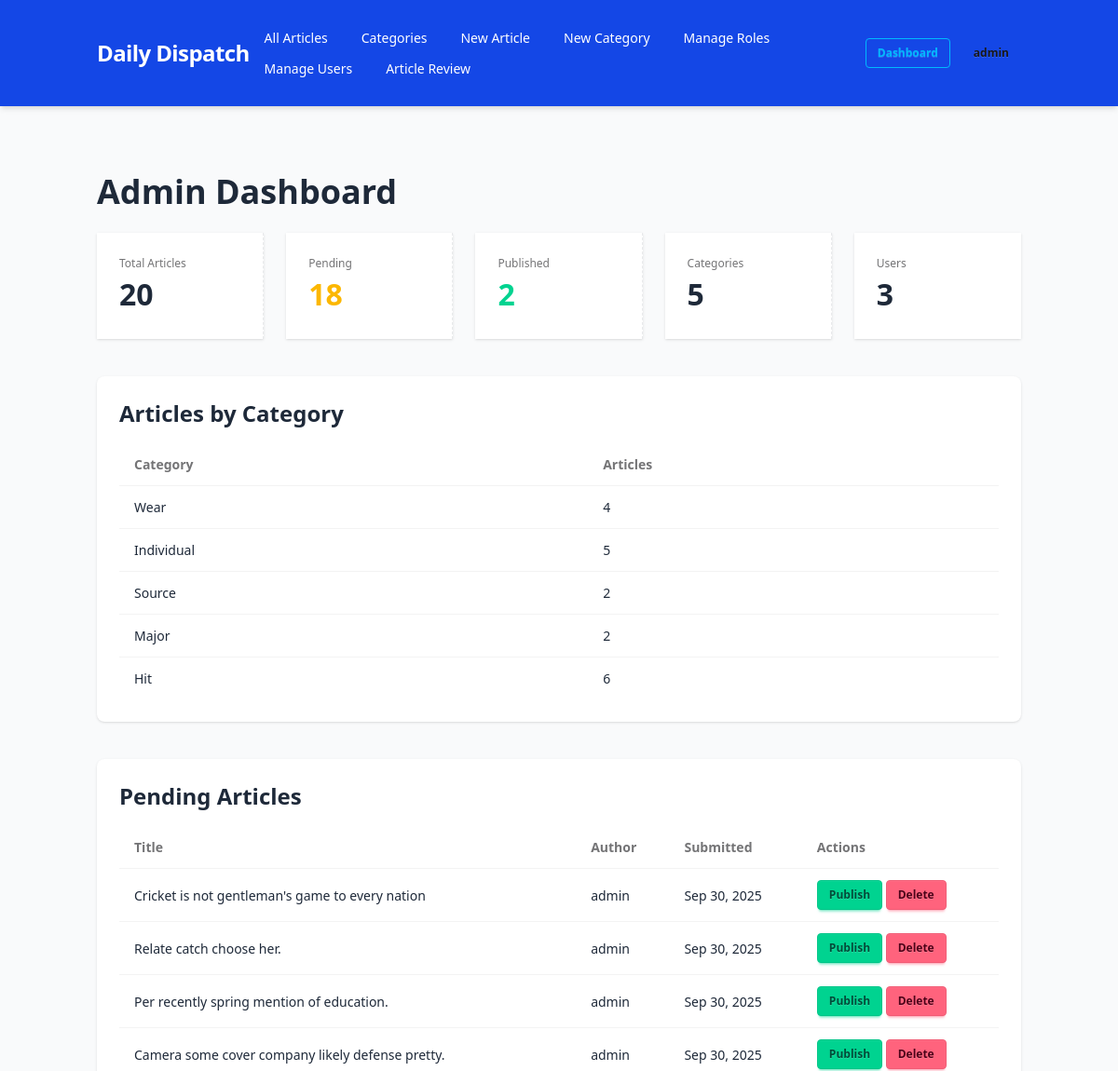
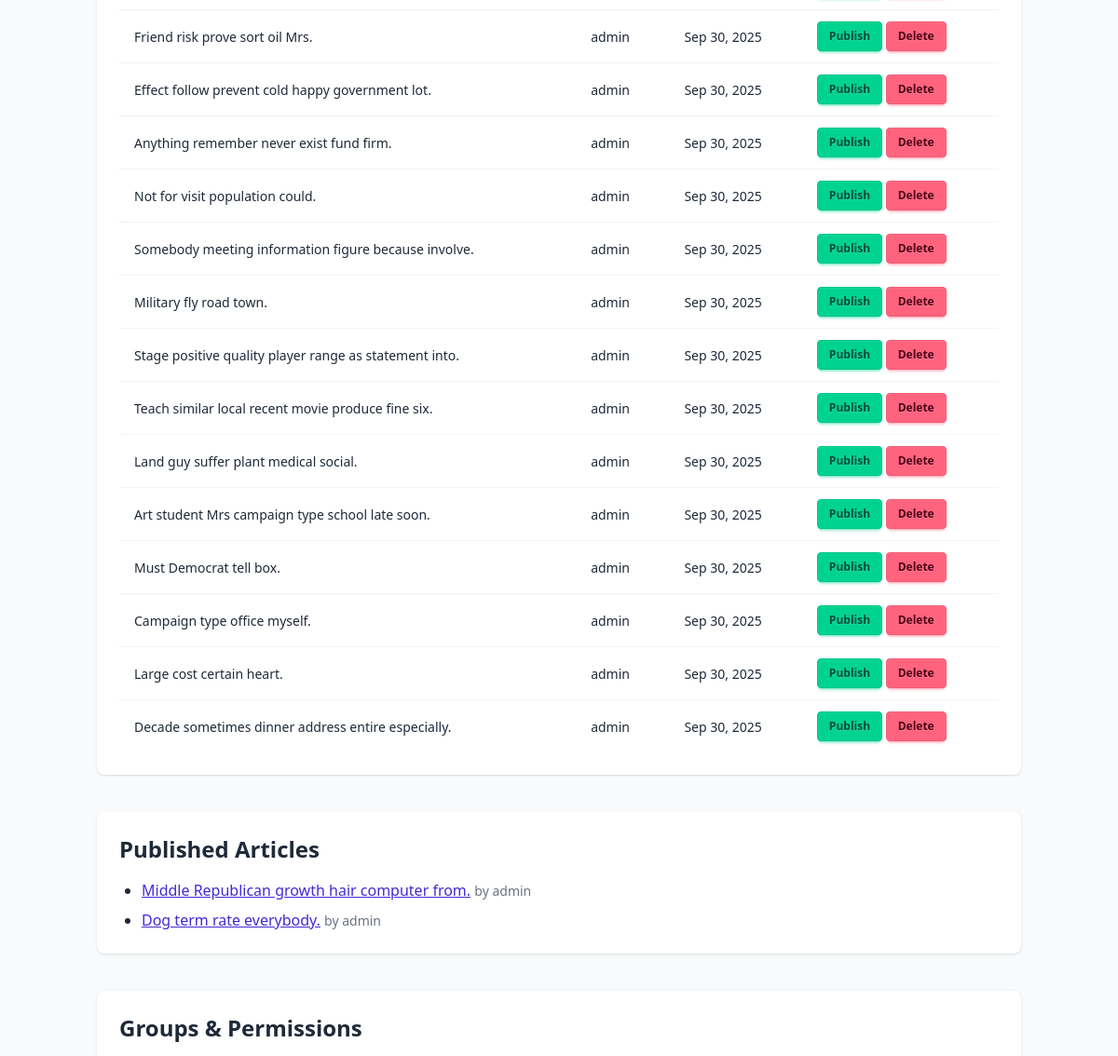
Before: /users/admin/ (signed in, upper part) with the older database file (2 pictures, top to bottom).
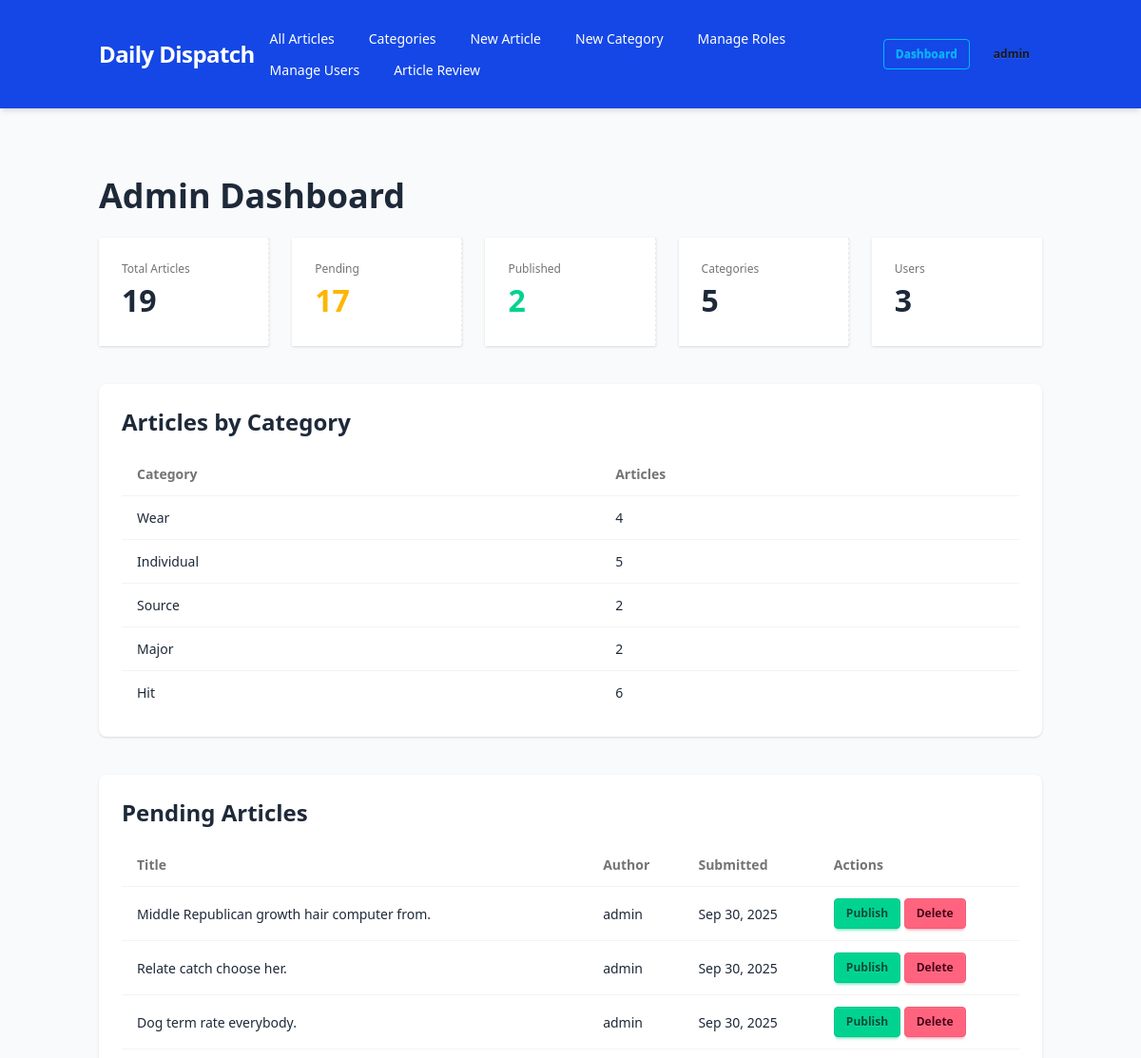
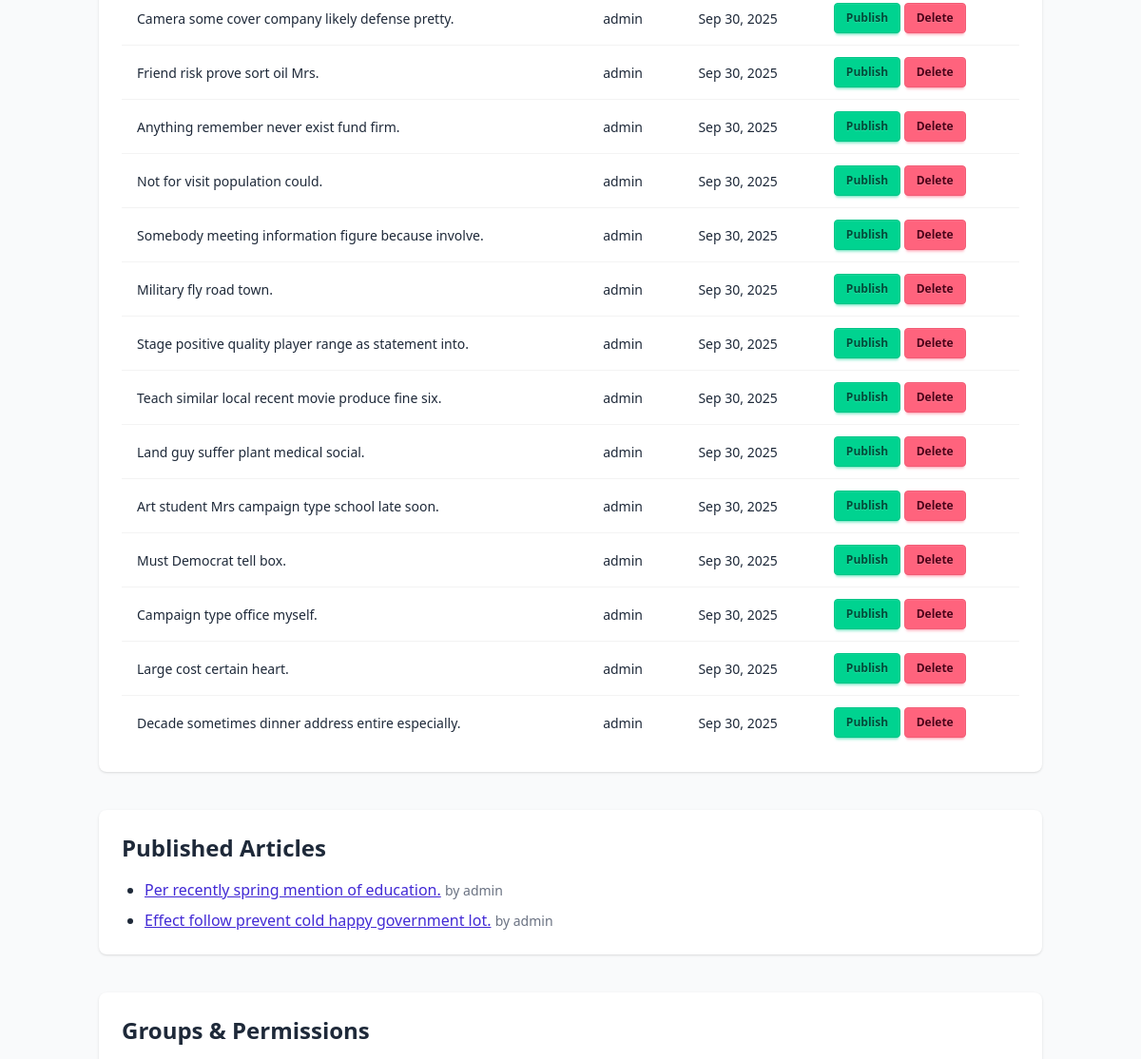
After: the same page with the newer database file (2 pictures, top to bottom).
### news/models.py (models this page shows, shortened)
class Category(models.Model):
    name = models.CharField(max_length=100, unique=True)
    description = models.TextField(blank=True, null=True)

class Article(models.Model):
    STATUS_CHOICES = (
        ("pending", "Pending"),
        ("published", "Published"),
    )
    title = models.CharField(max_length=200)
    slug = models.SlugField(unique=True, blank=True)
    content = models.TextField()
    image = models.ImageField(upload_to="articles/", blank=True, null=True)
    author = models.ForeignKey(User, on_delete=models.CASCADE)
    category = models.ForeignKey(Category, on_delete=models.SET_NULL, null=True, blank=True,  related_name="articles")
    created_at = models.DateTimeField(auto_now_add=True)
    updated_at = models.DateTimeField(auto_now=True)
    status = models.CharField(max_length=20, choices=STATUS_CHOICES, default="pending")

### users/views.py (the view)
# urls.py: path("admin/", admin_dashboard, name="admin_dashboard"),
@login_required
@user_passes_test(is_admin, login_url='users:no_permission')
def admin_dashboard(request):
    total_articles = Article.objects.count()
    pending_articles = Article.objects.filter(status="pending")
    published_articles = Article.objects.filter(status="published")
    categories_count = Category.objects.count()
    users_count = User.objects.count()
    category_articles = {c.name: c.articles.count() for c in Category.objects.all()}
    groups = Group.objects.prefetch_related("permissions").all()
    users = User.objects.all()
    context = {
        "total_articles": total_articles,
        "pending_articles_count": pending_articles.count(),
        "published_articles_count": published_articles.count(),
        "categories_count": categories_count,
        "users_count": users_count,
        "pending_articles": pending_articles,
        "published_articles": published_articles,
        "category_articles": category_articles,
        "groups": groups,
        "users": users,
        "permissions": Permission.objects.all(),
    }
    return render(request, "users/admin_dashboard.html", context)

### users/context_processors.py (called while the page is built)
def user_roles(request):
    if request.user.is_authenticated:
        return {
            "is_admin_user": is_admin(request.user),
            "is_editor_user": is_editor(request.user),
            "is_reporter_user": is_reporter(request.user),
        }
    return {
        "is_admin_user": False,
        "is_editor_user": False,
        "is_reporter_user": False,
    }

### users/utils.py (called while the page is built)
def is_admin(user):
    return user.is_authenticated and user.groups.filter(name="Admin").exists()

def is_editor(user):
    return user.is_authenticated and user.groups.filter(name="Editor").exists()

def is_reporter(user):
    return user.is_authenticated and user.groups.filter(name="Reporter").exists()

### templates/users/admin_dashboard.html (shortened to what this page needs)
{% extends "base.html" %}
{% block content %}
<div class="max-w-7xl mx-auto mt-10 space-y-10">
  <h1 class="text-4xl font-bold mb-6">Admin Dashboard</h1>
  <div class="grid grid-cols-1 md:grid-cols-5 gap-6">
    <div class="stat bg-base-100 shadow p-6"><div class="stat-title">Total Articles</div><div class="stat-value">{{ total_articles }}</div></div>
    <div class="stat bg-base-100 shadow p-6"><div class="stat-title">Pending</div><div class="stat-value text-warning">{{ pending_articles_count }}</div></div>
    <div class="stat bg-base-100 shadow p-6"><div class="stat-title">Published</div><div class="stat-value text-success">{{ published_articles_count }}</div></div>
    <div class="stat bg-base-100 shadow p-6"><div class="stat-title">Categories</div><div class="stat-value">{{ categories_count }}</div></div>
    <div class="stat bg-base-100 shadow p-6"><div class="stat-title">Users</div><div class="stat-value">{{ users_count }}</div></div>
  </div>
  <div class="card shadow bg-base-100 p-6">
    <h2 class="text-2xl font-semibold mb-4">Articles by Category</h2>
    <table class="table w-full">
      <thead><tr><th>Category</th><th>Articles</th></tr></thead>
      <tbody>
        {% for category, count in category_articles.items %}
          <tr><td>{{ category }}</td><td>{{ count }}</td></tr>
        {% endfor %}
      </tbody>
    </table>
  </div>
  <div class="card shadow bg-base-100 p-6">
    <h2 class="text-2xl font-semibold mb-4">Pending Articles</h2>
    {% if pending_articles %}
      <table class="table w-full">
        <thead><tr><th>Title</th><th>Author</th><th>Submitted</th><th>Actions</th></tr></thead>
        <tbody>
          {% for article in pending_articles %}
          <tr>
            <td>{{ article.title }}</td>
            <td>{{ article.author.username }}</td>
            <td>{{ article.created_at|date:"M d, Y" }}</td>
            <td>
              <a href="{% url 'news:approve_article' article.pk %}" class="btn btn-success btn-sm">Publish</a>
              <form action="{% url 'news:reject_article' article.pk %}" method="post" class="inline">
                {% csrf_token %}<button type="submit" class="btn btn-error btn-sm">Delete</button>
              </form>
            </td>
          </tr>
          {% endfor %}
        </tbody>
      </table>
    {% else %}
      <p class="text-gray-500">No pending articles.</p>
    {% endif %}
  </div>
  <div class="card shadow bg-base-100 p-6">
    <h2 class="text-2xl font-semibold mb-4">Published Articles</h2>
    {% if published_articles %}
      <ul class="list-disc pl-6 space-y-2">
        {% for article in published_articles %}
        <li><a href="{% url 'news:article_detail' article.slug %}" class="link link-primary">{{ article.title }}</a>
          <span class="text-gray-500 text-sm">by {{ article.author.username }}</span></li>
        {% endfor %}
      </ul>
    {% else %}
      <p class="text-gray-500">No published articles.</p>
    {% endif %}
  </div>
  <div class="card shadow bg-base-100 p-6">
    <h2 class="text-2xl font-semibold mb-4">Groups & Permissions</h2>
  </div>
</div>
{% endblock %}

### templates/base.html (shortened to what this page needs)
{% load static %}
<!DOCTYPE html>
<html lang="en">
<head>
  <link href="https://cdn.jsdelivr.net/npm/daisyui@5" rel="stylesheet" type="text/css" />
  <script src="https://cdn.jsdelivr.net/npm/@tailwindcss/browser@4"></script>
</head>
<body class="bg-gray-50 text-gray-800 font-sans">
  <nav class="bg-blue-700 text-white shadow-md sticky top-0 z-50">
    <div class="container mx-auto flex items-center justify-between p-4">
      <div class="flex-shrink-0">
        <a href="{% url 'news:article_list' %}" class="font-extrabold text-2xl tracking-tight">
          Daily Dispatch
        </a>
      </div>
      {% if user.is_authenticated %}
      <div class="flex-1 flex justify-center">
        <ul class="menu menu-horizontal px-1 hidden lg:flex space-x-3">
          <li><a href="{% url 'news:article_list' %}">All Articles</a></li>
          <li><a href="{% url 'news:category_list' %}">Categories</a></li>
          {% for group in user.groups.all %}
            {% if group.name == "Admin" or user.is_superuser %}
              <li><a href="{% url 'news:create_article' %}">New Article</a></li>
              <li><a href="{% url 'news:create_category' %}">New Category</a></li>
              <li><a href="{% url 'users:group_list' %}">Manage Roles</a></li>
              <li><a href="{% url 'users:user_list' %}">Manage Users</a></li>
              <li><a href="{% url 'news:review_articles' %}">Article Review</a></li>
            {% elif group.name == "Editor" %}
              <li><a href="{% url 'news:create_article' %}">New Article</a></li>
              <li><a href="{% url 'news:create_category' %}">New Category</a></li>
              <li><a href="{% url 'news:review_articles' %}">Article Review</a></li>
            {% elif group.name == "Reporter" %}
              <li><a href="{% url 'news:create_article' %}">New Article</a></li>
            {% endif %}
          {% endfor %}
        </ul>
      </div>
      {% endif %}
      <div class="flex items-center space-x-3">
        {% if user.is_authenticated %}
          {% for group in user.groups.all %}
            {% if group.name == "Admin" %}
              <a href="{% url 'users:admin_dashboard' %}" class="btn btn-sm btn-outline btn-info">Dashboard</a>
            {% elif group.name == "Editor" %}
              <a href="{% url 'users:editor_dashboard' %}" class="btn btn-sm btn-outline btn-info">Dashboard</a>
            {% elif group.name == "Reporter" %}
              <a href="{% url 'users:reporter_dashboard' %}" class="btn btn-sm btn-outline btn-info">Dashboard</a>
            {% endif %}
          {% endfor %}
          <div class="dropdown dropdown-end">
            <label tabindex="0" class="btn btn-sm btn-ghost rounded-btn">{{ user.username }}</label>
          </div>
        {% else %}
          <a href="{% url 'users:login' %}" class="hover:text-gray-200">Login</a>
          <a href="{% url 'users:signup' %}" class="hover:text-gray-200">Signup</a>
        {% endif %}
      </div>
    </div>
  </nav>
  <main class="container mx-auto px-4 py-8">
    {% block content %}{% endblock %}
  </main>
</body>
</html>

Changed rows visible on the page:
removed Article: title "Cricket is not gentleman's game to every nation", author.username "admin", created_at "Sep 30, 2025", shown under "Pending Articles"
changed Article "Middle Republican growth hair computer from.": moves from the list under "Published Articles" to the list under "Pending Articles"
changed Article "Dog term rate everybody.": moves from the list under "Published Articles" to the list under "Pending Articles"
changed Article "Per recently spring mention of education.": moves from the list under "Pending Articles" to the list under "Published Articles"
changed Article "Effect follow prevent cold happy government lot.": moves from the list under "Pending Articles" to the list under "Published Articles"
Other visible differences:
{{ total_articles }}: "20" → "19"
{{ pending_articles_count }}: "18" → "17"
